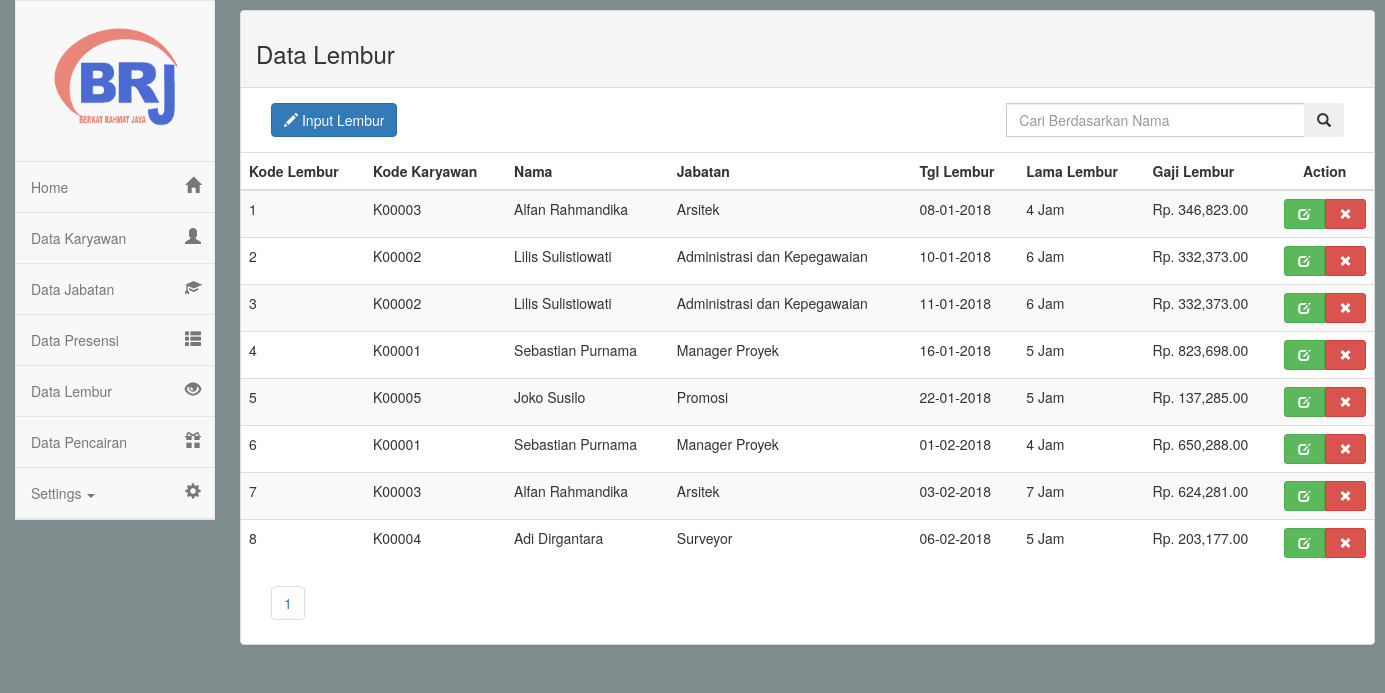
The page /dashboard.php?page=lembur (signed in) on the database its author committed.
### tables this page shows
CREATE TABLE `lembur` (
  `kd_lembur` int(11) NOT NULL,
  `kd_karyawan` varchar(255) DEFAULT NULL,
  `nama` varchar(255) NOT NULL,
  `nama_jabatan` varchar(255) NOT NULL,
  `tgl_lembur` date NOT NULL,
  `lama_lembur` int(11) NOT NULL,
  `gaji_lembur` int(11) NOT NULL
);

### page/lembur.php (the view, shortened to what this page needs)
<div class="row">
	<div class="col-md-12">
		<div class="panel panel-default">
			<div class="panel-heading">
				<h3>Data Lembur</h3>
			</div>
			<div class="panel-body">
				<div class="row">
					<div class="col-md-4">
						<a href="" class="btn btn-primary" data-toggle="modal" data-target="#myModal"><span class="glyphicon glyphicon-pencil" aria-hidden="true"></span>  Input Lembur</a>
					</div>
					<div class="col-md-4"></div>
					<div class="col-md-4">
						<form action="dashboard.php" method="get">
							<div class="input-group">
								<input type="text" class="form-control" name="cari" placeholder="Cari Berdasarkan Nama">
								<div class="input-group-btn">
									<button class="btn" type="submit">
										<i class="glyphicon glyphicon-search"></i>
									</button>
								</div>
							</div>
						</form>
					</div>
				</div>
			</div>
			<div class="table-responsive">
				<table class="table table-striped">
					<thead>
						<tr>
							<th>Kode Lembur</th>
							<th>Kode Karyawan</th>
							<th>Nama</th>
							<th>Jabatan</th>
							<th>Tgl Lembur</th>
							<th>Lama Lembur</th>
							<th>Gaji Lembur</th>
							<th style="text-align: center;">Action</th>
						</tr>
					</thead>
					<tbody>
						<?php
						include 'koneksi.php';
						$halaman = 10;
						$result = mysqli_query($koneksi, "SELECT * FROM jabatan");
						$total = mysqli_num_rows($result);
						$pages = ceil($total/$halaman);
						if(isset($_GET['cari'])){
							$cari = $_GET['cari'];
							$view = mysqli_query($koneksi, "select * from lembur where nama like '%".$cari."%'") or die(mysqli_error());
						} else {
							$view = mysqli_query($koneksi, "select * from lembur order by kd_lembur") or die(mysqli_error());
						}
						while ($data = mysqli_fetch_assoc($view)) {
						?>
						<tr>
							<td><?php echo $data['kd_lembur']; ?></td>
							<td><?php echo $data['kd_karyawan']; ?></td>
							<td><?php echo $data['nama']; ?></td>
							<td><?php echo $data['nama_jabatan']; ?></td>
							<td><?php echo date("d-m-Y", strtotime($data['tgl_lembur'])); ?></td>
							<td><?php echo $data['lama_lembur']; ?> Jam</td>
							<td>Rp. <?php echo number_format($data['gaji_lembur'], 2, ".", ","); ?></td>
							<td style="text-align: center;">
								<div style="table-layout: auto;" class="btn-group btn-group-justified btn-group-sm">
									<a href="dashboard.php?page=edit-lembur&kd_lembur=<?php echo $data['kd_lembur']; ?>" class="btn btn-success" data-toggle="tooltip" title="Edit">
										<span class="glyphicon glyphicon-edit" aria-hidden="true"></span>
									</a>
									<a href="hapus-lembur.php?kd_lembur=<?php echo $data['kd_lembur']; ?>" class="btn btn-danger" onclick="return confirm('Konfirmasi Hapus !!')" data-toggle="tooltip" title="Hapus">
										<span class="glyphicon glyphicon-remove" aria-hidden="true"></span>
									</a>
								</div>
							</td>
						</tr>
						<?php } ?>
					</tbody>
				</table>
				<ul class="pagination" style="margin-left: 30px">
					<?php for ($i=1; $i<=$pages ; $i++){ ?>
						<li>
							<a href="dashboard.php?page=lembur&halaman=<?php echo $i; ?>"><?php echo $i; ?></a>
						</li>
					<?php } ?>
				</ul>
			</div>
		</div>
	</div>
</div>

### style/dashboard.css (style rules this page uses)
body,html { height: 100%; }
.main .row { padding: 0px; margin: 0px; }

### rows shown on the page
lembur: kd_lembur "1", kd_karyawan "K00003", nama "Alfan Rahmandika", nama_jabatan "Arsitek", tgl_lembur "08-01-2018", lama_lembur "4", gaji_lembur "346,823.00"
lembur: kd_lembur "2", kd_karyawan "K00002", nama "Lilis Sulistiowati", nama_jabatan "Administrasi dan Kepegawaian", tgl_lembur "10-01-2018", lama_lembur "6", gaji_lembur "332,373.00"
lembur: kd_lembur "3", kd_karyawan "K00002", nama "Lilis Sulistiowati", nama_jabatan "Administrasi dan Kepegawaian", tgl_lembur "11-01-2018", lama_lembur "6", gaji_lembur "332,373.00"
lembur: kd_lembur "4", kd_karyawan "K00001", nama "Sebastian Purnama", nama_jabatan "Manager Proyek", tgl_lembur "16-01-2018", lama_lembur "5", gaji_lembur "823,698.00"
lembur: kd_lembur "5", kd_karyawan "K00005", nama "Joko Susilo", nama_jabatan "Promosi", tgl_lembur "22-01-2018", lama_lembur "5", gaji_lembur "137,285.00"
lembur: kd_lembur "6", kd_karyawan "K00001", nama "Sebastian Purnama", nama_jabatan "Manager Proyek", tgl_lembur "01-02-2018", lama_lembur "4", gaji_lembur "650,288.00"
lembur: kd_lembur "7", kd_karyawan "K00003", nama "Alfan Rahmandika", nama_jabatan "Arsitek", tgl_lembur "03-02-2018", lama_lembur "7", gaji_lembur "624,281.00"
lembur: kd_lembur "8", kd_karyawan "K00004", nama "Adi Dirgantara", nama_jabatan "Surveyor", tgl_lembur "06-02-2018", lama_lembur "5", gaji_lembur "203,177.00"
